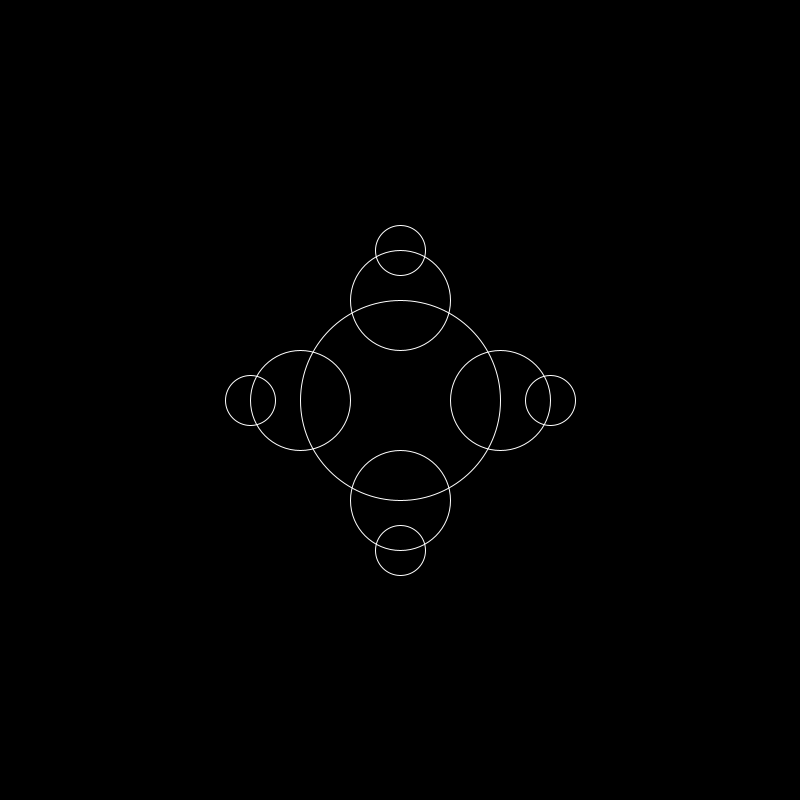
Frame 1 (no input)
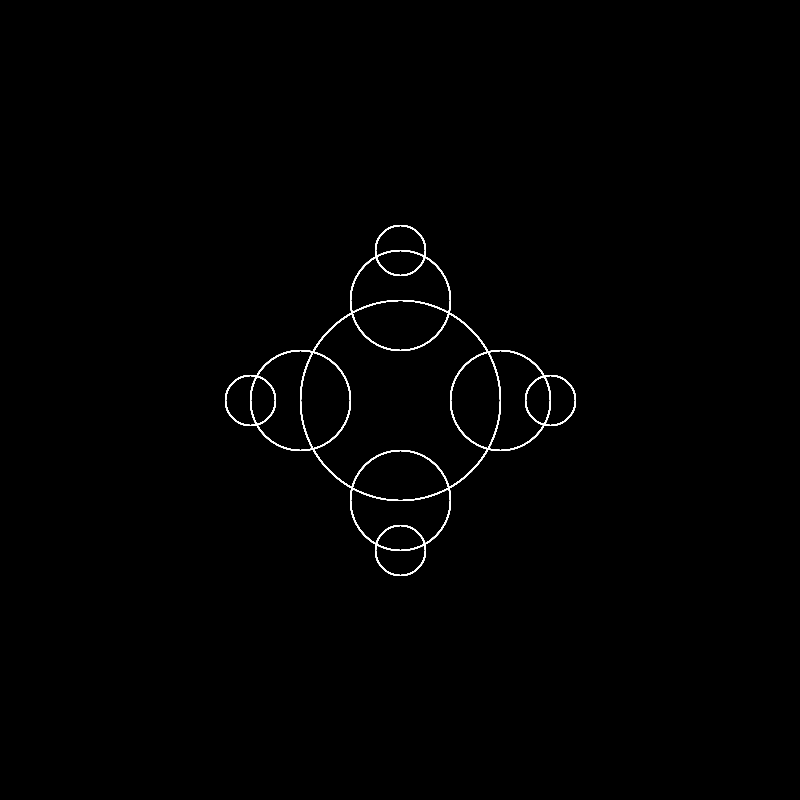
Frame 60 (the mouse pressed at the canvas centre just before this capture)
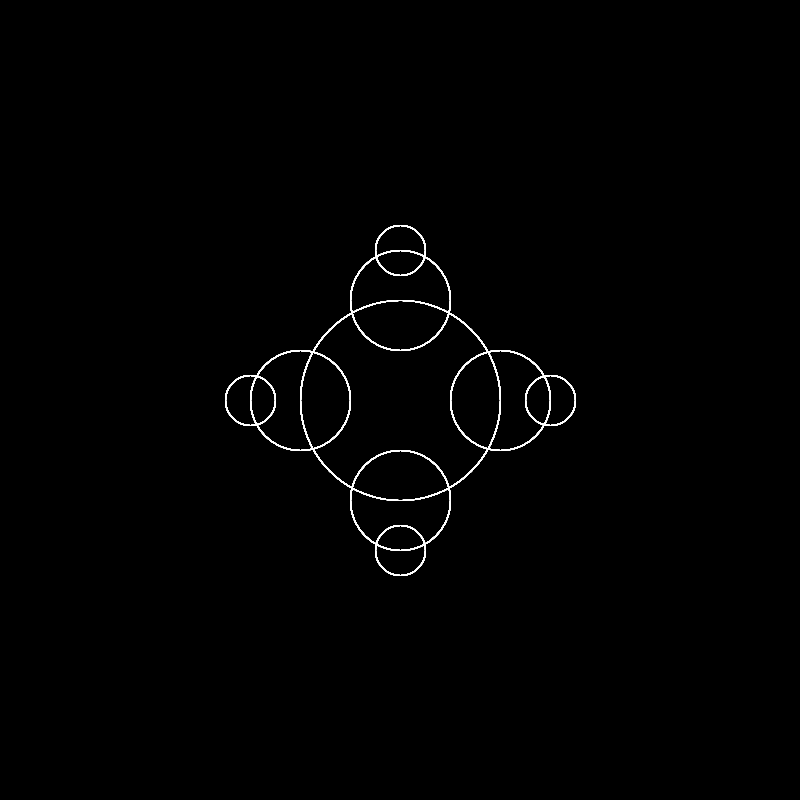
Frame 120 (the mouse held since frame 60 and released just before this capture)

The Processing sketch that drew these frames (run headless with seeded random() and noise(); from frame 60 on, the mouse is pressed at the canvas centre):

// Processing sketch: cicleFractal3
// ── cicleFractal3.pde
int h = 200;
void setup(){
  background(0);
  size(800, 800);
  stroke(255);
  noFill();
}


void draw(){
  translate(width/2, height/2);
  ellipse(0, 0, h, h);
  circleUp(h);
  circleRight(h);
  circleDown(h);
  circleLeft(h);
}


void circleUp(int h){
  if(h>=100){
    pushMatrix();
    translate(0, -h/2);
    ellipse(0, 0, h/2, h/2);
    circleUp(h/2);
    popMatrix();
  }
}
void circleRight(int h){
  if(h>=100){ 
    pushMatrix();
    translate(h/2, 0);
    ellipse(0, 0, h/2, h/2);
    circleRight(h/2);
    popMatrix();
  }
}
void circleDown(int h){
  if(h>=100){
    pushMatrix();
    translate(0, h/2);
    ellipse(0, 0, h/2, h/2);
    circleDown(h/2);
    popMatrix();
  }
}
void circleLeft(int h){
  if(h>=100){
    pushMatrix();
    translate(-h/2, 0);
    ellipse(0, 0, h/2, h/2);
    circleLeft(h/2);
    popMatrix();
  }
}
